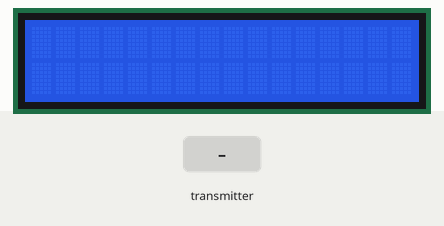
This sketch was run on a simulated ESP32. On the bench: 16×2 character LCD. Inputs (shaded band) come from the test bench. What the sketch prints to the serial monitor is not drawn.

Above: at 1.2 s.
1.3 s: the transmitter starts sending angleX = 0
At 2.5 s:
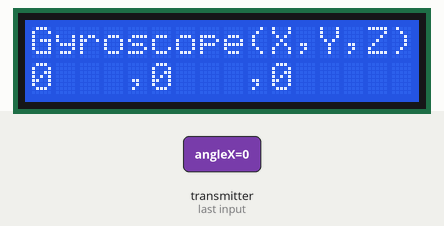
2.8 s: the transmitter starts sending angleY = 45
At 3.8 s:
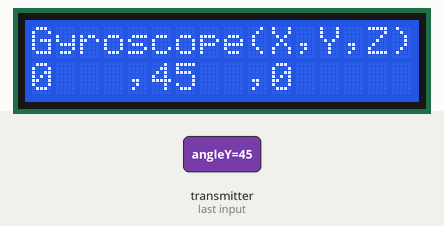
4.3 s: the transmitter starts sending angleZ = 45
At 5.0 s:
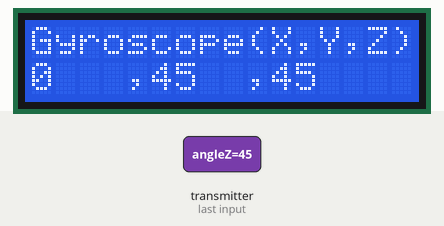
5.8 s: the transmitter starts sending angleX = 45
At 6.2 s:
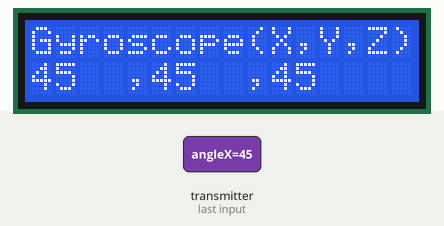
7.3 s: the transmitter starts sending angleY = 0
At 8.5 s:
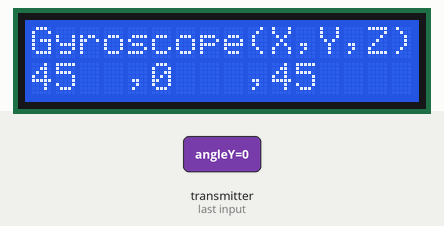
8.8 s: the transmitter starts sending angleZ = 0
At 9.6 s:
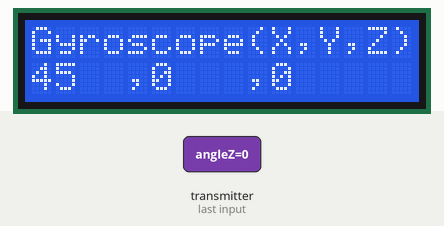
Timing chart, 0 to 11.3 s (numbered marks = the images above; inputs shaded):
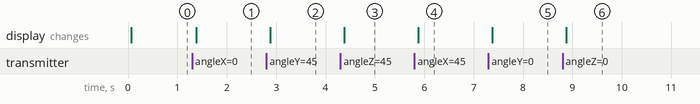

Measured:
- after the input at 1.3 s, the display: changes after 0.08 s (image 1)
- after the input at 2.8 s, the display: changes after 0.08 s (image 2)
- after the input at 4.3 s, the display: changes after 0.08 s (image 3)
- after the input at 5.8 s, the display: changes after 0.08 s (image 4)
- after the input at 7.3 s, the display: changes after 0.08 s (image 5)
- after the input at 8.8 s, the display: changes after 0.08 s (image 6)

The sketch:

esp32_pin30_new.ino
```cpp
// Display, Keypad, Temperature sensor, TOF sensor

#include <esp_now.h>
#include <WiFi.h>
#include <Wire.h>
#include <LiquidCrystal_I2C.h>
#include <Keypad.h>
#include <OneWire.h>
#include <DallasTemperature.h>

// ESP32-----------------------------------------------
// MAC address of the second ESP32 (esp32_2)
uint8_t esp32_2_address[] = { 0xA0, 0xA3, 0xB3, 0x2A, 0xDE, 0x3C };  // Replace with actual MAC address of esp32_2

// Structure to hold data to be received
typedef struct struct_message {
  int angleX, angleY, angleZ;  // Gyroscope data
  // bool gyroscopeEnterPressed;  // Enter is pressed when Gyroscope is displayed
  // bool buzzerCalled;
  // bool tofThresholdDetected;
  // bool ultrasonicObjectDetected;
} struct_message;

struct_message myData;

// LCD DISPLAY---------------------------------------------
// Initialize the LCD with I2C address 0x27 and screen size of 16x2
LiquidCrystal_I2C lcd(0x27, 16, 2);

// // KEYPAD-------------------------------------------------
// // Initialize the keypad
// const byte ROWS = 4;
// const byte COLS = 4;

// char hexaKeys[ROWS][COLS] = {
//   { 'D', '#', '0', '*' },
//   { 'C', '9', '8', '7' },
//   { 'B', '6', '5', '4' },
//   { 'A', '3', '2', '1' }
// };

// byte rowPins[ROWS] = { 12, 13, 14, 27 };
// byte colPins[COLS] = { 26, 25, 33, 32 };

// Keypad customKeypad = Keypad(makeKeymap(hexaKeys), rowPins, colPins, ROWS, COLS);

// // Create a custom character array for the degree symbol
// byte degreeChar[8] = {
//   0b00111,
//   0b00101,
//   0b00111,
//   0b00000,
//   0b00000,
//   0b00000,
//   0b00000,
//   0b00000
// };

// // Create a custom character array for superscript minus 3 symbol
// byte superscriptMinus3[8] = {
//   0b00111,
//   0b00001,
//   0b11011,
//   0b00001,
//   0b00111,
//   0b00000,
//   0b00000,
//   0b00000
// };

// // Create a custom character array for the up arrow symbol
// byte upArrow[8] = {
//   0b00100,
//   0b01110,
//   0b11111,
//   0b11111,
//   0b01110,
//   0b01110,
//   0b01110,
//   0b01110
// };
// // Create a custom character array for the down arrow symbol
// byte downArrow[8] = {
//   0b01110,
//   0b01110,
//   0b01110,
//   0b01110,
//   0b11111,
//   0b11111,
//   0b01110,
//   0b00100
// };

// //TEMPERATURE SENSOR-------------------------------------------
// #define ONE_WIRE_BUS 4

// // Setup a oneWire instance to communicate with any OneWire devices (not just Maxim/Dallas temperature ICs)
// OneWire oneWire(ONE_WIRE_BUS);

// // Pass our oneWire reference to Dallas Temperature.
// DallasTemperature sensors(&oneWire);

// // Input Output Variabes----------------------------------------
// String inputCValue = "";
// String outputCValue = "";
// bool enteringFirstInput = true;
// bool inputCHasDecimal = false;
// bool outputCHasDecimal = false;
// bool finalOutputIsDisplayed = false;
// float inputC = 0.0;
// float outputC = 0.0;
// double outputV = 0.0;
// float temp = 0.0;
// char outputVStr[10];  // Buffer to hold the formatted outputV

// // Gyroscope Variables---------------------------------------
// bool gyroscopeEnterPressed = false;

// // ULTRASONIC Variables-------------------------------------
// const int trigPinUS1 = 25;
// const int echoPinUS1 = 26;

// // Variables to store the duration of the pulse and the distance
// long duration1;
// int distance;

// Functions-------------------------------------------------
// Gyroscope
void gyroscopeToDisplay() {
  lcd.clear();
  lcd.setCursor(0, 0);
  lcd.print("Gyroscope(X,Y,Z)");
  lcd.setCursor(0, 1);
  lcd.print(myData.angleX);
  lcd.setCursor(4, 1);
  lcd.print(",");
  lcd.setCursor(5, 1);
  lcd.print(myData.angleY);
  lcd.setCursor(9, 1);
  lcd.print(",");
  lcd.setCursor(10, 1);
  lcd.print(myData.angleZ);

  Serial.print("X:");
  Serial.print(myData.angleX);
  Serial.print("\t");
  Serial.print("Y:");
  Serial.print(myData.angleY);
  Serial.print("\t");
  Serial.print("Z:");
  Serial.println(myData.angleZ);
}

// // RESET
// void resetCircuit() {
//   // Clear input strings
//   inputCValue = "";
//   outputCValue = "";
//   enteringFirstInput = true;

//   inputCHasDecimal = false;   // Reset decimal flag for the first input
//   outputCHasDecimal = false;  // Reset decimal flag for the second input

//   finalOutputIsDisplayed = false;

//   // Reinitialize the display
//   lcd.clear();

//   // Display initial message for Input C
//   displayInitialMessage("Input C = ", "moldm");
// }

// // Display Function 1 - Initial Message
// void displayInitialMessage(String topRowMessage, String bottomRowMessage) {
//   // Clear the screen
//   lcd.clear();

//   // Set the cursor and print the top row message
//   lcd.setCursor(0, 0);
//   lcd.print(topRowMessage);

//   // Set the cursor and print the bottom row message if available
//   if (bottomRowMessage.length() > 0) {
//     lcd.setCursor(0, 1);
//     lcd.print("(");
//     lcd.print(bottomRowMessage);
//     lcd.write(byte(1));
//     lcd.print(")");
//   }
// }

// // Display Function 2 - Output
// void displayOutputV() {
//   // Clear the screen
//   lcd.clear();

//   // Perform a calculation
//   outputV = (inputC * 0.005) / outputC;

//   // Convert outputV to a string with 6 decimal places
//   dtostrf(outputV, 9, 5, outputVStr);

//   // Display the final output
//   lcd.setCursor(0, 0);
//   lcd.print("Vo = ");
//   lcd.print(outputVStr);
//   lcd.print("ml");

//   Serial.print("Output V = ");
//   Serial.print(outputV);
//   Serial.println("ml");

//   finalOutputIsDisplayed = true;
// }

// //GET PRESSED KEY
// void getPressedKey() {
//   char customKey = customKeypad.getKey();

//   if (customKey) {
//     if (customKey == '#') {  // Use '#' to proceed to next step & as the delimiter to switch inputs
//       if (gyroscopeEnterPressed == true) {
//         if (enteringFirstInput) {
//           enteringFirstInput = false;
//           inputC = inputCValue.toFloat();
//           Serial.print("Input C = ");
//           Serial.print(inputC);
//           Serial.println(" moldm-3");

//           lcd.clear();
//           displayInitialMessage("Output C = ", "moldm");
//         } else {
//           outputC = outputCValue.toFloat();
//           Serial.print("Output C = ");
//           Serial.print(outputC);
//           Serial.println(" moldm-3");

//           // Both inputs are now complete
//           lcd.clear();
//           displayOutputV();
//         }
//       } else {
//         // Display initial message for Input C
//         displayInitialMessage("Input C = ", "moldm");
//         gyroscopeEnterPressed = true;
//         myData.gyroscopeEnterPressed = gyroscopeEnterPressed;
//       }
//     } else if (customKey == '*') {
//       // Clear the current input
//       if (inputCValue.length() > 0 && outputCValue.length() == 0) {
//         inputCValue = "";
//         lcd.setCursor(10, 0);
//         lcd.print("          ");
//         lcd.setCursor(10, 0);
//       } else if (inputCValue.length() > 0 && outputCValue.length() > 0) {
//         outputCValue = "";
//         lcd.setCursor(11, 0);
//         lcd.print("          ");
//         lcd.setCursor(11, 0);
//       }
//     } else if (customKey == 'A') {
//       if (enteringFirstInput) {
//         if (!inputCHasDecimal) {  // Check if decimal point is already present
//           inputCValue += ".";
//           inputCHasDecimal = true;
//           lcd.setCursor(10 + inputCValue.length() - 1, 0);  // Adjust cursor for new character
//           lcd.print(".");
//         }
//       } else {
//         if (!outputCHasDecimal) {  // Check if decimal point is already present
//           outputCValue += ".";
//           outputCHasDecimal = true;
//           lcd.setCursor(11 + outputCValue.length() - 1, 0);  // Adjust cursor for new character
//           lcd.print(".");
//         }
//       }
//     } else if (customKey == 'D') {
//       // Reset the circuit
//       resetCircuit();
//     } else {
//       if (enteringFirstInput) {
//         inputCValue += customKey;
//         lcd.setCursor(10, 0);
//         lcd.print(inputCValue);
//       } else {
//         outputCValue += customKey;
//         lcd.setCursor(11, 0);
//         lcd.print(outputCValue);
//       }
//     }
//   }
// }

// //TEMPERATURE SENSOR
// void runTemp() {
//   // Request temperature readings
//   sensors.requestTemperatures();

//   // Fetch and print the temperature in Celsius
//   temp = sensors.getTempCByIndex(0);

//   // Check if reading was successful
//   if (temp != DEVICE_DISCONNECTED_C) {
//     Serial.print("Temperature: ");
//     Serial.print(temp);
//     Serial.println(" °C");

//     lcd.setCursor(0, 1);
//     lcd.print("Temp = ");
//     lcd.print(temp);

//     // Display the custom degree symbol
//     lcd.write(byte(0));
//     lcd.print("C");
//   } else {
//     Serial.println("Error: Could not read temperature data");
//     lcd.setCursor(0, 1);
//     lcd.print("Temp: No Device");
//   }

//   // Wait for a second before requesting new data
//   delay(100);
// }

// // Final Output Beaker detecting Ultrasonic
// void runUltrasonic1() {
//   // Clear the trigPin by setting it LOW
//   digitalWrite(trigPinUS1, LOW);
//   delayMicroseconds(2);

//   // Trigger the sensor by setting the trigPin HIGH for 10 microseconds
//   digitalWrite(trigPinUS1, HIGH);
//   delayMicroseconds(10);
//   digitalWrite(trigPinUS1, LOW);

//   // Read the echoPin, which returns the duration of the pulse in microseconds
//   duration1 = pulseIn(echoPinUS1, HIGH);

//   // Calculate the distance in centimeters
//   distance = duration1 * 0.034 / 2;

//   // Print the distance to the Serial Monitor
//   Serial.print("Distance: ");
//   Serial.print(distance);
//   Serial.println(" cm");

//   // Update distance data in myData
//   myData.distance = distance;
//   if (distance < 10) {
//     myData.ultrasonicObjectDetected = true;
//   }

//   delay(1000);
// }

// Data Communication---------------------------------------
void OnDataSent(const uint8_t *mac_addr, esp_now_send_status_t status) {
  Serial.print("\nLast Packet Send Status: ");
  Serial.println(status == ESP_NOW_SEND_SUCCESS ? "Delivery Success" : "Delivery Fail");
}

void OnDataRecv(const esp_now_recv_info *recv_info, const uint8_t *incomingData, int len) {
  memcpy(&myData, incomingData, sizeof(myData));
  Serial.print("Bytes received: ");
  Serial.println(len);
  // Serial.print("Distance: ");
  // Serial.print(myData.distance);
  // Serial.println(" cm");
  // Serial.print("Water Level: ");
  // Serial.print(myData.waterLevel);
  // Serial.println(" cm");
  gyroscopeToDisplay();
}

void sendData() {
  // Send data to second ESP32
  esp_err_t result = esp_now_send(esp32_2_address, (uint8_t *)&myData, sizeof(myData));
  if (result == ESP_OK) {
    Serial.println("Sent with success");
  } else {
    Serial.println("Error sending the data");
  }
}

void setup() {
  // Serial Monitor-----------------------------------
  Serial.begin(115200);

  // ESP32--------------------------------------------
  // Set device as a Wi-Fi Station
  WiFi.mode(WIFI_STA);

  // Init ESP-NOW
  if (esp_now_init() != ESP_OK) {
    Serial.println("Error initializing ESP-NOW");
    return;
  }

  // Register send callback
  esp_now_register_send_cb(OnDataSent);

  // Register receive callback
  esp_now_register_recv_cb(OnDataRecv);

  // Add peer
  esp_now_peer_info_t peerInfo;
  memset(&peerInfo, 0, sizeof(peerInfo));
  memcpy(peerInfo.peer_addr, esp32_2_address, 6);
  peerInfo.channel = 0;
  peerInfo.encrypt = false;

  // Add peer
  if (esp_now_add_peer(&peerInfo) != ESP_OK) {
    Serial.println("Failed to add peer");
    return;
  }

  // LCD Display----------------------------------
  // Initialize the LCD screen
  lcd.init();
  // Turn on the backlight
  lcd.backlight();
  // Create a custom characters (degree symbol, superscript -3)
  // lcd.createChar(0, degreeChar);
  // lcd.createChar(1, superscriptMinus3);
  // lcd.createChar(2, upArrow);
  // lcd.createChar(3, downArrow);

  // // Ultrasonic---------------------------------------
  // // Set the ultrasonic sensor pins as output and input
  // pinMode(trigPinUS1, OUTPUT);
  // pinMode(echoPinUS1, INPUT);


}

void loop() {
  // getPressedKey();

  // if (gyroscopeEnterPressed) {
  //   // Display initial message
  //   displayInitialMessage("Input C = ", "moldm");
  // }

  // if (myData.tofThresholdDetected) {
  //   runUltrasonic1();
  // }

  // if (finalOutputIsDisplayed == true) {
  //   runTemp();
  //   myData.buzzerCalled = true;
  // }

  // Optionally control sendData() frequency
  static unsigned long lastSendTime = 0;
  unsigned long currentTime = millis();
  if (currentTime - lastSendTime > 1000) {  // Send data every 1 second
    sendData();
    lastSendTime = currentTime;
  }
}
```
